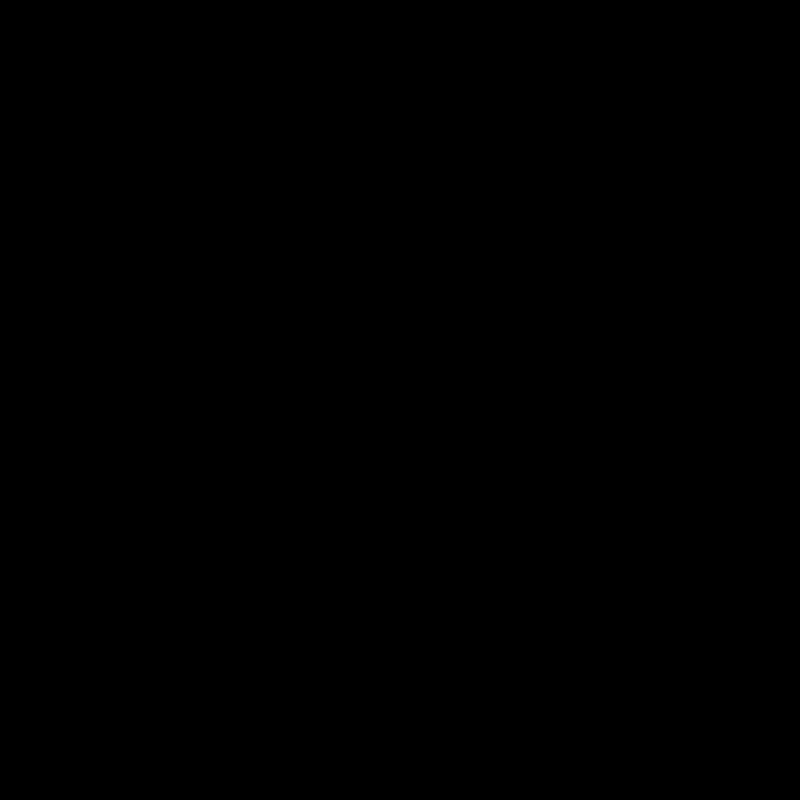
Frame 1 (no input)
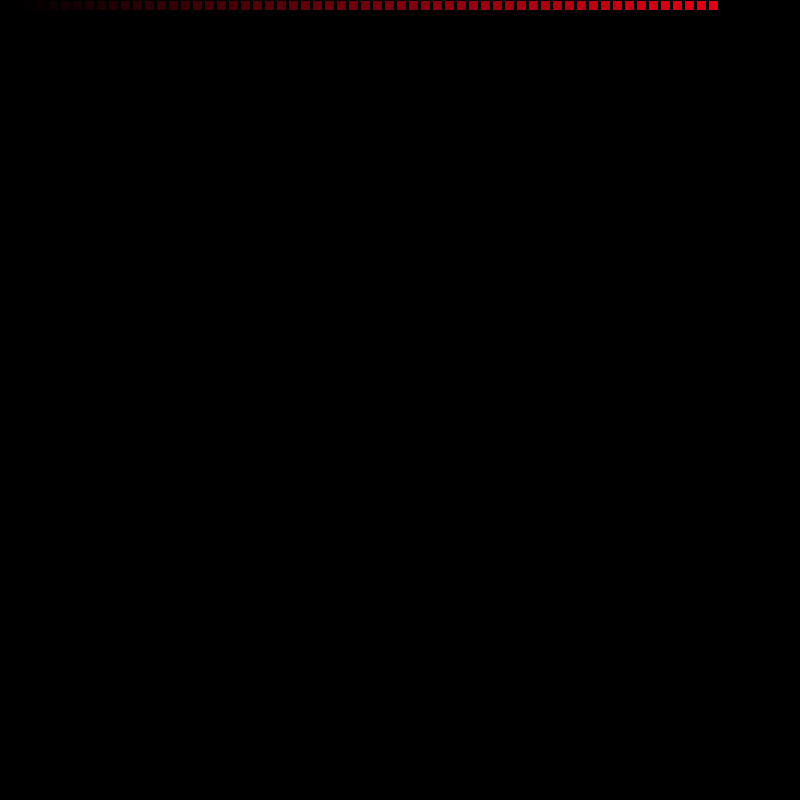
Frame 60 (the mouse pressed at the canvas centre just before this capture)
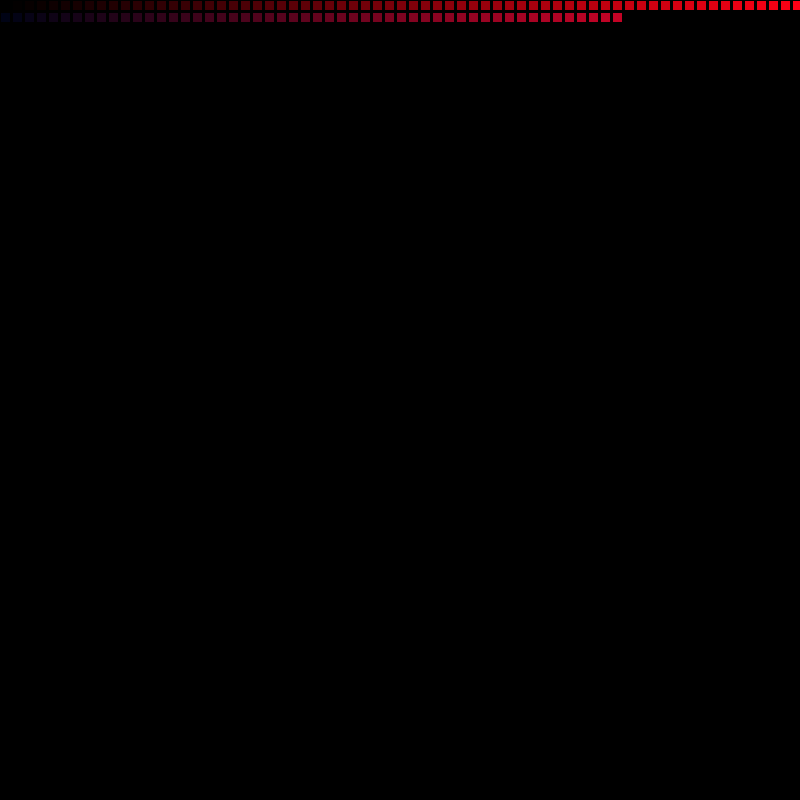
Frame 120 (the mouse held since frame 60 and released just before this capture)

The Processing sketch that drew these frames (run headless with seeded random() and noise(); from frame 60 on, the mouse is pressed at the canvas centre):

// Processing sketch: procedural_colors
// ── procedural_colors.pde
/*
'Procedural Colors' - Kevin Brock (kevin_brock@ncsu.edu)

Where 'Iterative Colors' parses the entirety of each for() loop before
drawing the result, this sketch draws each individually, manipulating
the spatial and color values of each square as the draw() function is
looped. Because the calculations occur differently, the blue values of the 
color of each square in this sketch are not identical to that of each
square in 'Iterative Colors.'

*/

int i = 0;
int j = 0;
int k = 0;

void setup() {
  size(800,800);
  background(0);
}

void draw() {
fill(map(i,0,width,0,255),map(j,0,height,0,255),map(k,0,height,0,255));
rect(i,j,10,10);
if (i > width) {
  i = 0;
j+=12;
} else {
  i+=12;
}
k++;
}
